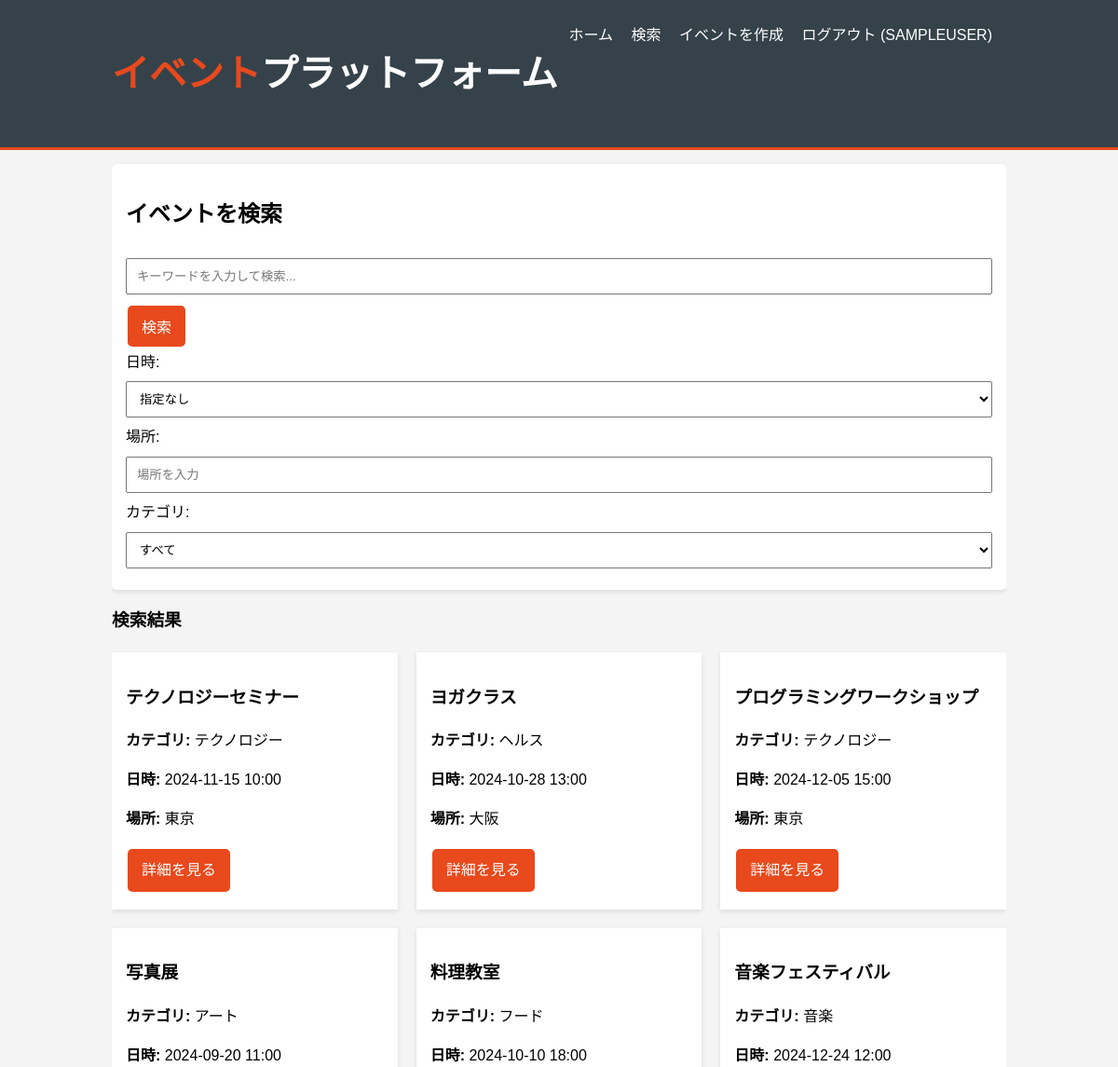
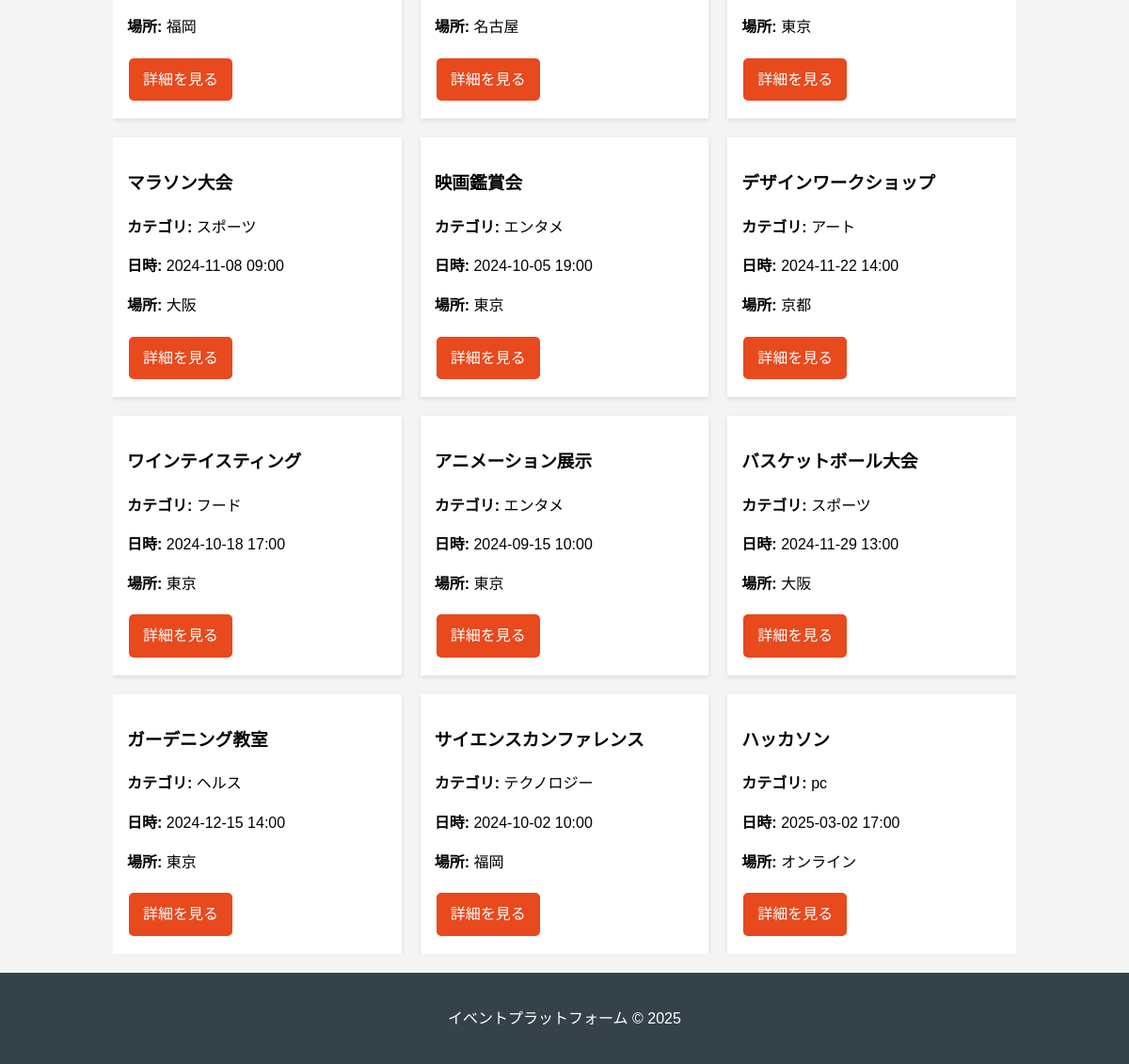
Page /search (signed in) on the committed database (2 pictures, top to bottom).
### app.py (models this page shows)
class Event(db.Model):
    id = db.Column(db.Integer, primary_key=True)
    title = db.Column(db.String(100), nullable=False)
    description = db.Column(db.Text, nullable=False)
    location = db.Column(db.String(100), nullable=False)
    date = db.Column(db.DateTime, nullable=False)
    category = db.Column(db.String(50), nullable=False)
    user_id = db.Column(db.Integer, db.ForeignKey('user.id'), nullable=False)
    image_filename = db.Column(db.String(255), nullable=True) # 画像ファイル名を追加
    comments = db.relationship('Comment', backref='event', lazy=True)
    participants = db.relationship('Participant', backref='event', lazy=True)

### app.py (the view, shortened to what this page needs)
@app.route('/search')
def search():
    query = request.args.get('query', '')
    date_sort = request.args.get('date_sort', '')
    location_filter = request.args.get('location_filter', '')
    category_filter = request.args.get('category_filter', '')
    categories = [category[0] for category in db.session.query(Event.category).distinct().all()]
    base_query = Event.query
    if location_filter:
        base_query = base_query.filter(Event.location.contains(location_filter))
    if category_filter:
        base_query = base_query.filter(Event.category == category_filter)
    if date_sort == 'asc':
        base_query = base_query.order_by(Event.date.asc())
    elif date_sort == 'desc':
        base_query = base_query.order_by(Event.date.desc())
    events = base_query.all()
    return render_template(
        'search.html',
        events=events,
        query=query,
        date_sort=date_sort,
        location_filter=location_filter,
        category_filter=category_filter,
        categories = categories
    )

### templates/search.html (shortened to what this page needs)
{% extends "layout.html" %}
{% block content %}
    <div class="card">
        <h2>イベントを検索</h2>
        <form method="GET" action="{{ url_for('search') }}">
            <div>
                <input type="text" name="query" placeholder="キーワードを入力して検索..." value="{{ query }}">
                <button type="submit" class="btn">検索</button>
            </div>
            <div>
                <label for="date_sort">日時:</label>
                <select name="date_sort" id="date_sort">
                    <option value="">指定なし</option>
                </select>
                <label for="location_filter">場所:</label>
                <input type="text" name="location_filter" id="location_filter" placeholder="場所を入力" value="{{ location_filter }}">
                <label for="category_filter">カテゴリ:</label>
                <select name="category_filter" id="category_filter">
                    <option value="">すべて</option>
                </select>
            </div>
        </form>
    </div>
    <h3>検索結果</h3>
    <div class="event-grid">
        {% for event in events %}
            <div class="event-card">
                <h3>{{ event.title }}</h3>
                <p><strong>カテゴリ:</strong> {{ event.category }}</p>
                <p><strong>日時:</strong> {{ event.date.strftime('%Y-%m-%d %H:%M') }}</p>
                <p><strong>場所:</strong> {{ event.location }}</p>
                <a href="{{ url_for('event_detail', event_id=event.id) }}" class="btn">詳細を見る</a>
            </div>
        {% else %}
            <p>一致するイベントはありません。</p>
        {% endfor %}
    </div>
{% endblock %}

### static/style.css (style rules this page uses)
body { font-family: Arial, sans-serif; margin: 20px; background-color: #f4f4f4; }
.card { background-color: #fff; padding: 20px; margin-bottom: 20px; border-radius: 5px; box-shadow: 0 2px 5px rgba(0, 0, 0, 0.1); }
.btn { background-color: #5cb85c; border: none; color: white; padding: 10px 20px; text-align: center; text-decoration: none; display: inline-block; font-size: 16px; margin: 4px 2px; cursor: pointer; border-radius: 5px; }

### templates/layout.html (style rules this page uses)
body { font-family: Arial, sans-serif; margin: 0; padding: 0; background-color: #f4f4f4; line-height: 1.6; }
.card { background: white; padding: 15px; margin: 15px 0; box-shadow: 0 2px 5px rgba(0,0,0,0.1); }
.btn { display: inline-block; background: #e8491d; color: white; padding: 10px 15px; border: none; cursor: pointer; text-decoration: none; }
form input, form textarea, form select { width: 100%; padding: 10px; margin: 8px 0; box-sizing: border-box; }
.event-grid { display: grid; grid-template-columns: repeat(auto-fill, minmax(300px, 1fr)); grid-gap: 20px; }
.event-card { background: white; padding: 15px; box-shadow: 0 2px 5px rgba(0,0,0,0.1); }

### rows in the picture
Event: title "テクノロジーセミナー", category "テクノロジー", date "2024-11-15 10:00", location "東京"
Event: title "ヨガクラス", category "ヘルス", date "2024-10-28 13:00", location "大阪"
Event: title "プログラミングワークショップ", category "テクノロジー", date "2024-12-05 15:00", location "東京"
Event: title "写真展", category "アート", date "2024-09-20 11:00", location "福岡"
Event: title "料理教室", category "フード", date "2024-10-10 18:00", location "名古屋"
Event: title "音楽フェスティバル", category "音楽", date "2024-12-24 12:00", location "東京"
Event: title "マラソン大会", category "スポーツ", date "2024-11-08 09:00", location "大阪"
Event: title "映画鑑賞会", category "エンタメ", date "2024-10-05 19:00", location "東京"
Event: title "デザインワークショップ", category "アート", date "2024-11-22 14:00", location "京都"
Event: title "ワインテイスティング", category "フード", date "2024-10-18 17:00", location "東京"
Event: title "アニメーション展示", category "エンタメ", date "2024-09-15 10:00", location "東京"
Event: title "バスケットボール大会", category "スポーツ", date "2024-11-29 13:00", location "大阪"
Event: title "ガーデニング教室", category "ヘルス", date "2024-12-15 14:00", location "東京"
Event: title "サイエンスカンファレンス", category "テクノロジー", date "2024-10-02 10:00", location "福岡"
Event: title "ハッカソン", category "pc", date "2025-03-02 17:00", location "オンライン"

### other values in the picture
{{ session['username'] }} "SAMPLEUSER"
